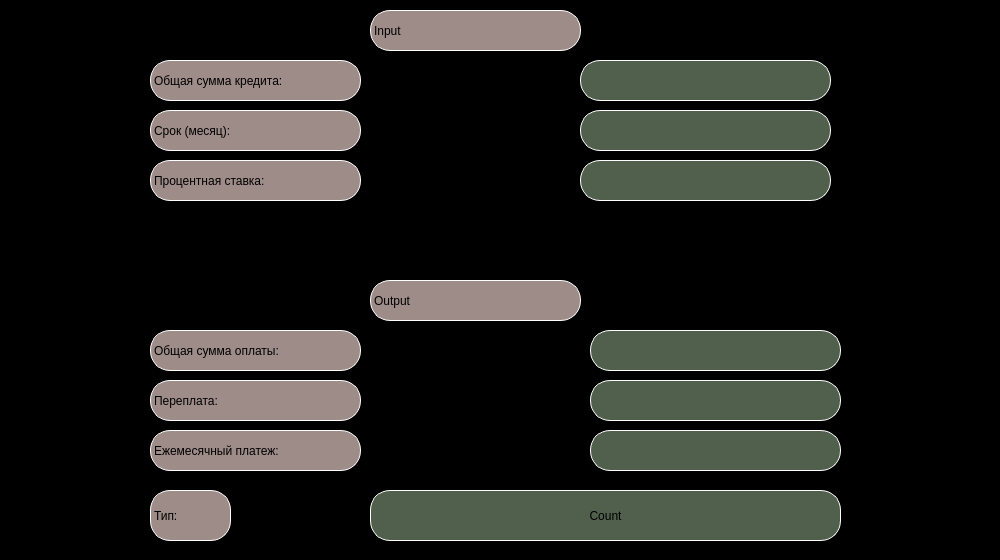
<?xml version="1.0" encoding="UTF-8"?>
<ui version="4.0">
 <class>credit</class>
 <widget class="QDialog" name="credit">
  <property name="geometry">
   <rect>
    <x>0</x>
    <y>0</y>
    <width>1000</width>
    <height>560</height>
   </rect>
  </property>
  <property name="windowTitle">
   <string>Dialog</string>
  </property>
  <property name="styleSheet">
   <string notr="true">background-color: black;</string>
  </property>
  <widget class="QLabel" name="label_6">
   <property name="geometry">
    <rect>
     <x>150</x>
     <y>430</y>
     <width>211</width>
     <height>41</height>
    </rect>
   </property>
   <property name="styleSheet">
    <string notr="true">border: 1px solid white;
border-radius: 20px;
font: 20pt &quot;Cochin&quot;;
background-color: rgb(158, 140, 136);</string>
   </property>
   <property name="text">
    <string>Ежемесячный платеж:</string>
   </property>
  </widget>
  <widget class="QRadioButton" name="radioButton_Differentiated">
   <property name="geometry">
    <rect>
     <x>260</x>
     <y>520</y>
     <width>99</width>
     <height>20</height>
    </rect>
   </property>
   <property name="text">
    <string>Differentiated</string>
   </property>
  </widget>
  <widget class="QPushButton" name="pushButton_credit">
   <property name="geometry">
    <rect>
     <x>370</x>
     <y>490</y>
     <width>471</width>
     <height>51</height>
    </rect>
   </property>
   <property name="styleSheet">
    <string notr="true">QPushButton {
   border: 1px solid white;
   border-radius: 20px;
   font: 20pt &quot;Cochin&quot;;
   background-color: rgb(81, 96, 76);
}
QPushButton:pressed {
    background-color: qlineargradient(x1: 0, y1: 0, x2: 0, y2: 1,
                                      stop: 0 #112617, stop: 1 #112617);
    color: white;
    border: 2px solid rgb(81, 96, 76);
}</string>
   </property>
   <property name="text">
    <string>Count</string>
   </property>
  </widget>
  <widget class="QLabel" name="label_2">
   <property name="geometry">
    <rect>
     <x>150</x>
     <y>110</y>
     <width>211</width>
     <height>41</height>
    </rect>
   </property>
   <property name="styleSheet">
    <string notr="true">border: 1px solid white;
border-radius: 20px;
font: 20pt &quot;Cochin&quot;;
background-color: rgb(158, 140, 136);</string>
   </property>
   <property name="text">
    <string>Срок (месяц):</string>
   </property>
  </widget>
  <widget class="QLabel" name="label_7">
   <property name="geometry">
    <rect>
     <x>150</x>
     <y>380</y>
     <width>211</width>
     <height>41</height>
    </rect>
   </property>
   <property name="styleSheet">
    <string notr="true">border: 1px solid white;
border-radius: 20px;
font: 20pt &quot;Cochin&quot;;
background-color: rgb(158, 140, 136);</string>
   </property>
   <property name="text">
    <string>Переплата:</string>
   </property>
  </widget>
  <widget class="QLineEdit" name="lineEdit_interes_rate">
   <property name="geometry">
    <rect>
     <x>580</x>
     <y>160</y>
     <width>251</width>
     <height>41</height>
    </rect>
   </property>
   <property name="styleSheet">
    <string notr="true">border: 1px solid white;
border-radius: 20px;
font: 30pt &quot;Cochin&quot;;
background-color: rgb(81, 96, 76);</string>
   </property>
   <property name="text">
    <string/>
   </property>
  </widget>
  <widget class="QLineEdit" name="lineEdit_monthly_payment">
   <property name="geometry">
    <rect>
     <x>590</x>
     <y>430</y>
     <width>251</width>
     <height>41</height>
    </rect>
   </property>
   <property name="styleSheet">
    <string notr="true">border: 1px solid white;
border-radius: 20px;
font: 30pt &quot;Cochin&quot;;
background-color: rgb(81, 96, 76);</string>
   </property>
  </widget>
  <widget class="QRadioButton" name="radioButton_Annuity">
   <property name="geometry">
    <rect>
     <x>260</x>
     <y>490</y>
     <width>99</width>
     <height>20</height>
    </rect>
   </property>
   <property name="text">
    <string>Annuity</string>
   </property>
   <property name="checked">
    <bool>true</bool>
   </property>
  </widget>
  <widget class="QLabel" name="label_9">
   <property name="geometry">
    <rect>
     <x>370</x>
     <y>280</y>
     <width>211</width>
     <height>41</height>
    </rect>
   </property>
   <property name="styleSheet">
    <string notr="true">border: 1px solid white;
border-radius: 20px;
font: 20pt &quot;Cochin&quot;;
background-color: rgb(158, 140, 136);</string>
   </property>
   <property name="text">
    <string>Output</string>
   </property>
  </widget>
  <widget class="QLabel" name="label_5">
   <property name="geometry">
    <rect>
     <x>370</x>
     <y>10</y>
     <width>211</width>
     <height>41</height>
    </rect>
   </property>
   <property name="styleSheet">
    <string notr="true">border: 1px solid white;
border-radius: 20px;
font: 20pt &quot;Cochin&quot;;
background-color: rgb(158, 140, 136);</string>
   </property>
   <property name="text">
    <string>Input</string>
   </property>
  </widget>
  <widget class="QLabel" name="label_8">
   <property name="geometry">
    <rect>
     <x>150</x>
     <y>330</y>
     <width>211</width>
     <height>41</height>
    </rect>
   </property>
   <property name="styleSheet">
    <string notr="true">border: 1px solid white;
border-radius: 20px;
font: 20pt &quot;Cochin&quot;;
background-color: rgb(158, 140, 136);</string>
   </property>
   <property name="text">
    <string>Общая сумма оплаты:</string>
   </property>
  </widget>
  <widget class="QLineEdit" name="lineEdit_total_credit_amount">
   <property name="geometry">
    <rect>
     <x>580</x>
     <y>60</y>
     <width>251</width>
     <height>41</height>
    </rect>
   </property>
   <property name="styleSheet">
    <string notr="true">border: 1px solid white;
border-radius: 20px;
font: 30pt &quot;Cochin&quot;;
background-color: rgb(81, 96, 76);</string>
   </property>
   <property name="text">
    <string/>
   </property>
  </widget>
  <widget class="QLineEdit" name="lineEdit_term">
   <property name="geometry">
    <rect>
     <x>580</x>
     <y>110</y>
     <width>251</width>
     <height>41</height>
    </rect>
   </property>
   <property name="styleSheet">
    <string notr="true">border: 1px solid white;
border-radius: 20px;
font: 30pt &quot;Cochin&quot;;
background-color: rgb(81, 96, 76);</string>
   </property>
   <property name="text">
    <string/>
   </property>
  </widget>
  <widget class="QLabel" name="label_4">
   <property name="geometry">
    <rect>
     <x>150</x>
     <y>490</y>
     <width>81</width>
     <height>51</height>
    </rect>
   </property>
   <property name="styleSheet">
    <string notr="true">border: 1px solid white;
border-radius: 20px;
font: 20pt &quot;Cochin&quot;;
background-color: rgb(158, 140, 136);</string>
   </property>
   <property name="text">
    <string>Тип:</string>
   </property>
  </widget>
  <widget class="QLabel" name="label_3">
   <property name="geometry">
    <rect>
     <x>150</x>
     <y>160</y>
     <width>211</width>
     <height>41</height>
    </rect>
   </property>
   <property name="styleSheet">
    <string notr="true">border: 1px solid white;
border-radius: 20px;
font: 20pt &quot;Cochin&quot;;
background-color: rgb(158, 140, 136);</string>
   </property>
   <property name="text">
    <string>Процентная ставка:</string>
   </property>
  </widget>
  <widget class="QLineEdit" name="lineEdit_total_payment">
   <property name="geometry">
    <rect>
     <x>590</x>
     <y>330</y>
     <width>251</width>
     <height>41</height>
    </rect>
   </property>
   <property name="styleSheet">
    <string notr="true">border: 1px solid white;
border-radius: 20px;
font: 30pt &quot;Cochin&quot;;
background-color: rgb(81, 96, 76);</string>
   </property>
  </widget>
  <widget class="QLineEdit" name="lineEdit_overpayment">
   <property name="geometry">
    <rect>
     <x>590</x>
     <y>380</y>
     <width>251</width>
     <height>41</height>
    </rect>
   </property>
   <property name="styleSheet">
    <string notr="true">border: 1px solid white;
border-radius: 20px;
font: 30pt &quot;Cochin&quot;;
background-color: rgb(81, 96, 76);</string>
   </property>
  </widget>
  <widget class="QLabel" name="label">
   <property name="geometry">
    <rect>
     <x>150</x>
     <y>60</y>
     <width>211</width>
     <height>41</height>
    </rect>
   </property>
   <property name="styleSheet">
    <string notr="true">border: 1px solid white;
border-radius: 20px;
font: 20pt &quot;Cochin&quot;;
background-color: rgb(158, 140, 136);</string>
   </property>
   <property name="text">
    <string>Общая сумма кредита:</string>
   </property>
  </widget>
 </widget>
 <resources/>
 <connections/>
</ui>
